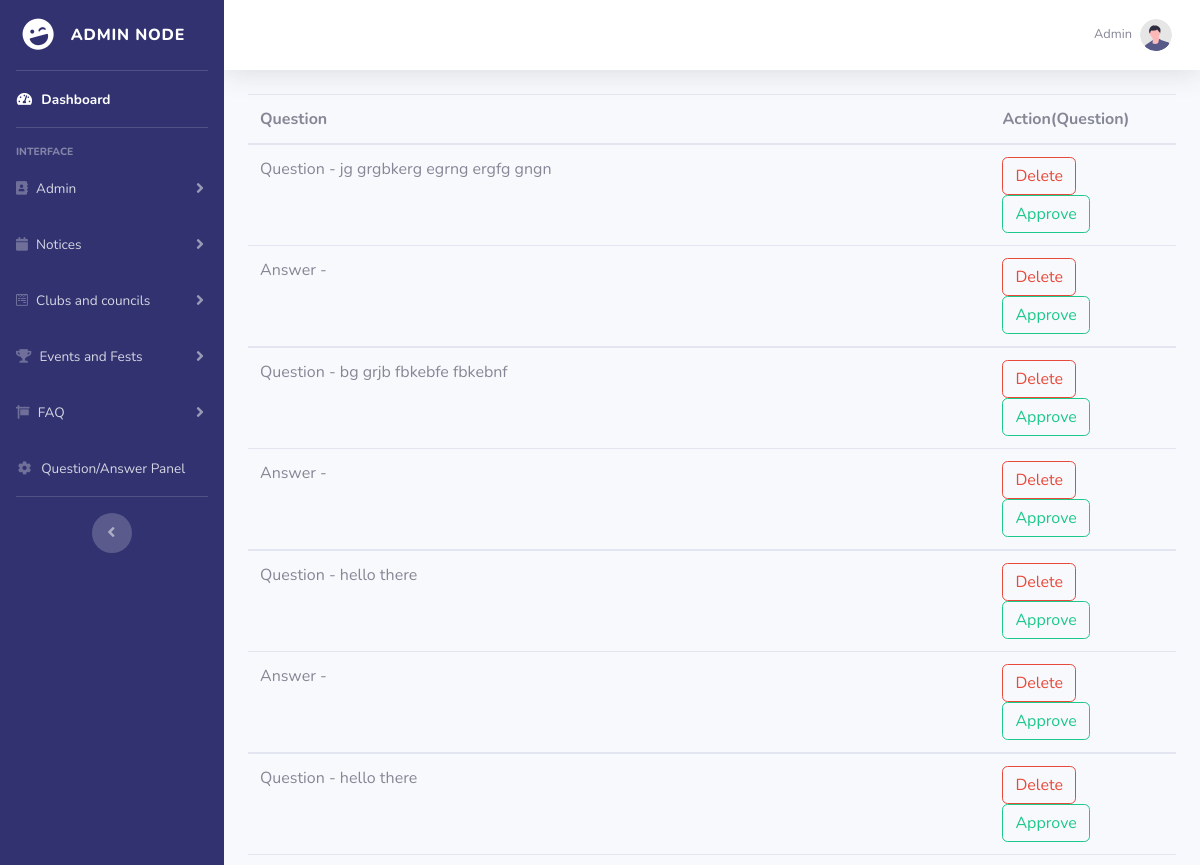
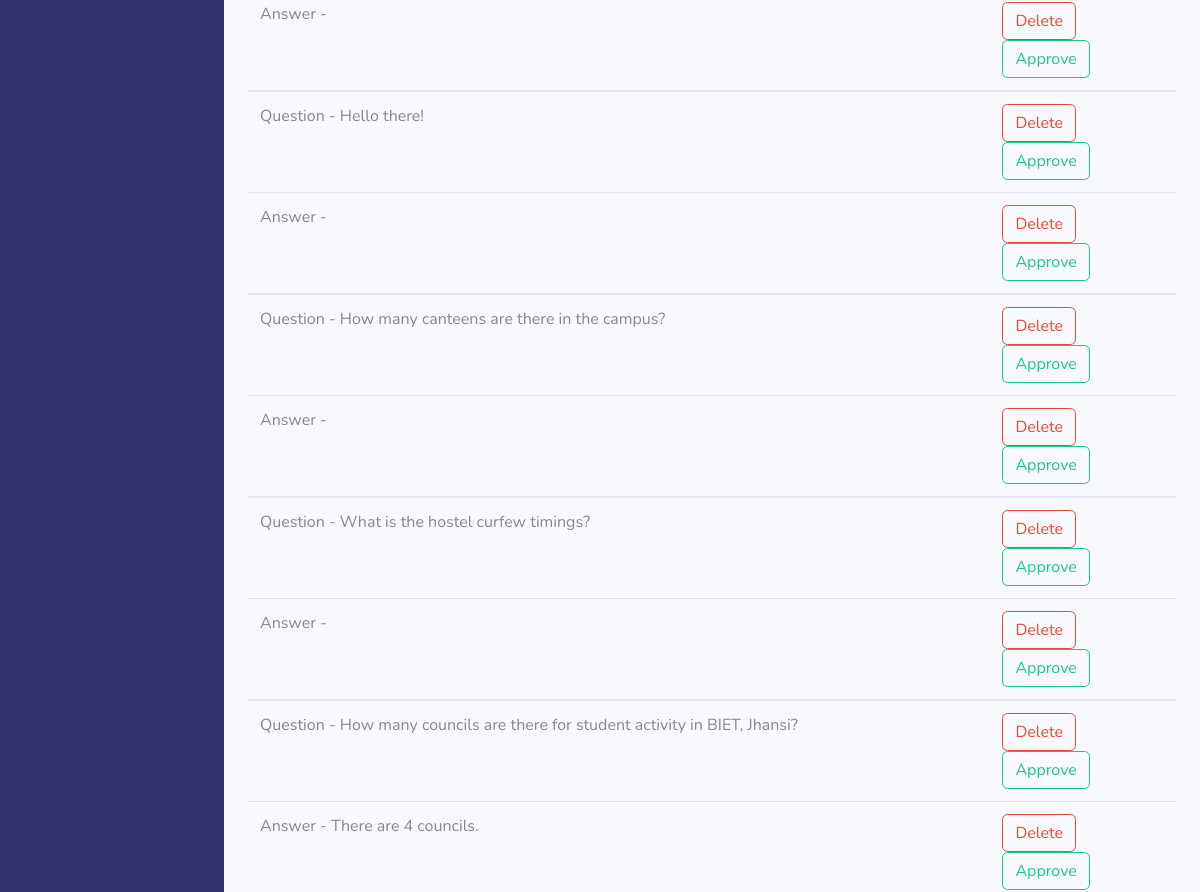
Before: /ques_ans.php (signed in, upper part) with the older database file (2 pictures, top to bottom).
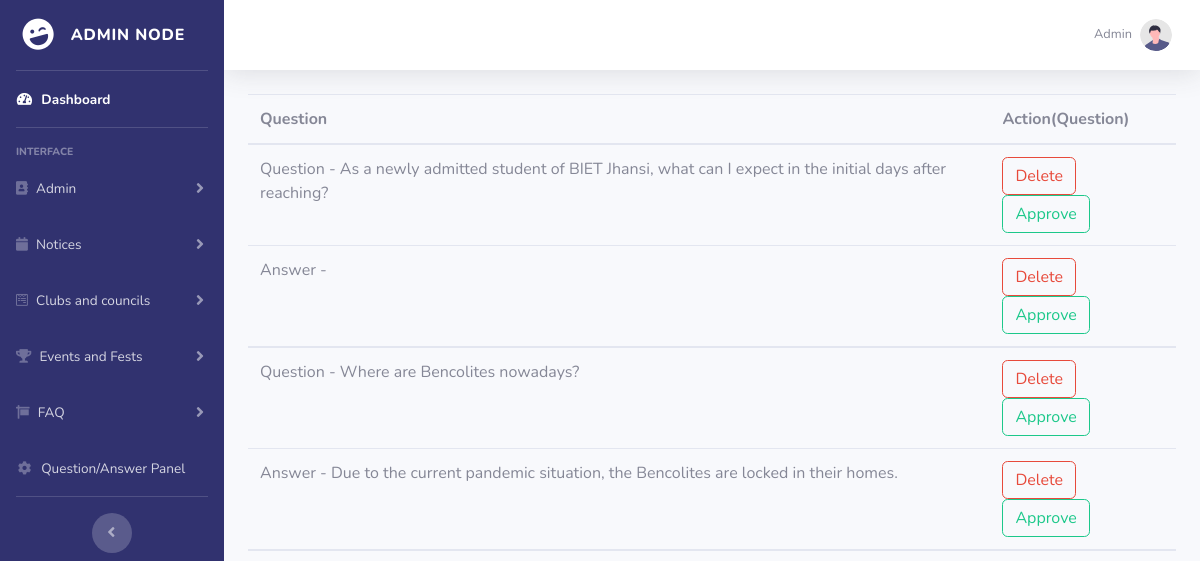
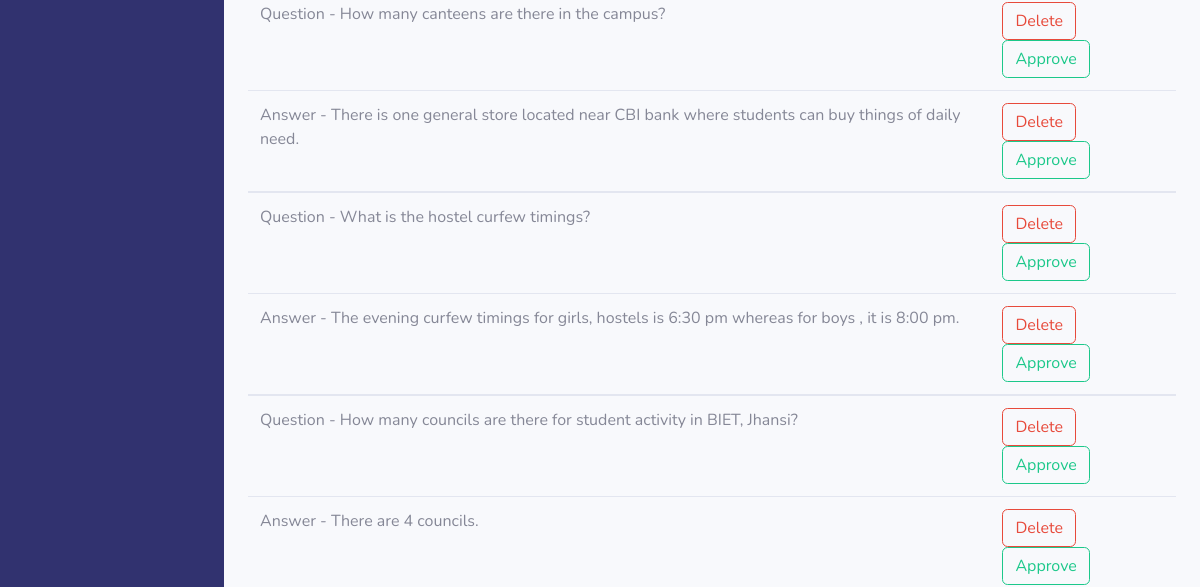
After: the same page with the newer database file (2 pictures, top to bottom).
### tables this page shows
CREATE TABLE `q_and_a` (
  `id` int(5) NOT NULL,
  `question` varchar(2000) NOT NULL,
  `ques_approved` tinyint(1) DEFAULT NULL,
  `ques_answered` tinyint(1) NOT NULL,
  `answer` varchar(10000) NOT NULL,
  `ans_approved` tinyint(1) DEFAULT NULL,
  `ans_by` varchar(100) NOT NULL
);

### ques_ans.php (the view, shortened to what this page needs)
<!DOCTYPE html>
<html lang="en" dir="ltr">
<head>
  <link href="vendor/fontawesome-free/css/all.min.css" rel="stylesheet" type="text/css">
  <link href="css/sb-admin-2.min.css" rel="stylesheet">
</head>
<body id="page-top">
  <div id="wrapper">
    <?php
    include 'include/sidebar.php'
    ?>
    <div id="content-wrapper" class="d-flex flex-column">
      <div id="content">
        <?php
        include 'include/topbar.php'
        ?>
        <div class="container-fluid">
          <?php
          $con = mysqli_connect("localhost", "root", "");
          mysqli_select_db($con, "campus_cauldron");
          if (isset($_GET["page"])) {
            $page = $_GET["page"];
          } else {
            $page = 1;
          };
          $start_from = ($page - 1) * 20;
          $sql = "select * from q_and_a  ORDER BY id DESC LIMIT $start_from, 20";
          $rs_result = mysqli_query($con, $sql);
          ?>
          <table class="table">
            <thead>
              <tr>
                <th width="80">Question</th>
                <th width="20%">Action(Question)</th>
              </tr>
            </thead>
            <?php
            while ($row = mysqli_fetch_assoc($rs_result)) {
            ?>
              <tbody>
                <tr>
                  <td> <?php
                        echo "Question " . "- " . " ";
                        echo $row["question"]; ?> </td>
                  <td><a class="btn btn-outline-danger" href='ques_delete.php?key1=<?php echo $row["id"]; ?>'>Delete</a>
                    <a class="btn btn-outline-success" href='ques_approve.php?key1=<?php echo $row["id"]; ?>'>Approve</a>
                  </td>
                </tr>
                <tr>
                  <td><?php
                      echo "Answer " . "- " . " ";
                      echo $row["answer"]; ?></td>
                  <td><a class="btn btn-outline-danger" href='ans_delete.php?key1=<?php echo $row["id"]; ?>'>Delete</a>
                    <a class="btn btn-outline-success" href='ans_approve.php?key1=<?php echo $row["id"]; ?>'>Approve</a>
                  </td>
                </tr>
              </tbody>
            <?php
            };
            ?>
          </table>
        </div>
</body>
</html>

Changed rows visible on the page:
removed q_and_a: question "jg grgbkerg egrng ergfg gngn"
removed q_and_a: question "bg grjb fbkebfe fbkebnf"
removed q_and_a: question "hello there"
removed q_and_a: question "hello there"
removed q_and_a: question "Hello there!"
added q_and_a: question "As a newly admitted student of BIET Jhansi, what can I expect in the initial days after reaching?"
added q_and_a: question "Where are Bencolites nowadays?", answer "Due to the current pandemic situation, the Bencolites are locked in their homes."
changed q_and_a "How many canteens are there in the campus?": answer (not shown) → "There is one general store located near CBI bank where students can buy things of daily need."
changed q_and_a "What is the hostel curfew timings?": answer (not shown) → "The evening curfew timings for girls, hostels is 6:30 pm whereas for boys , it is 8:00 pm."
